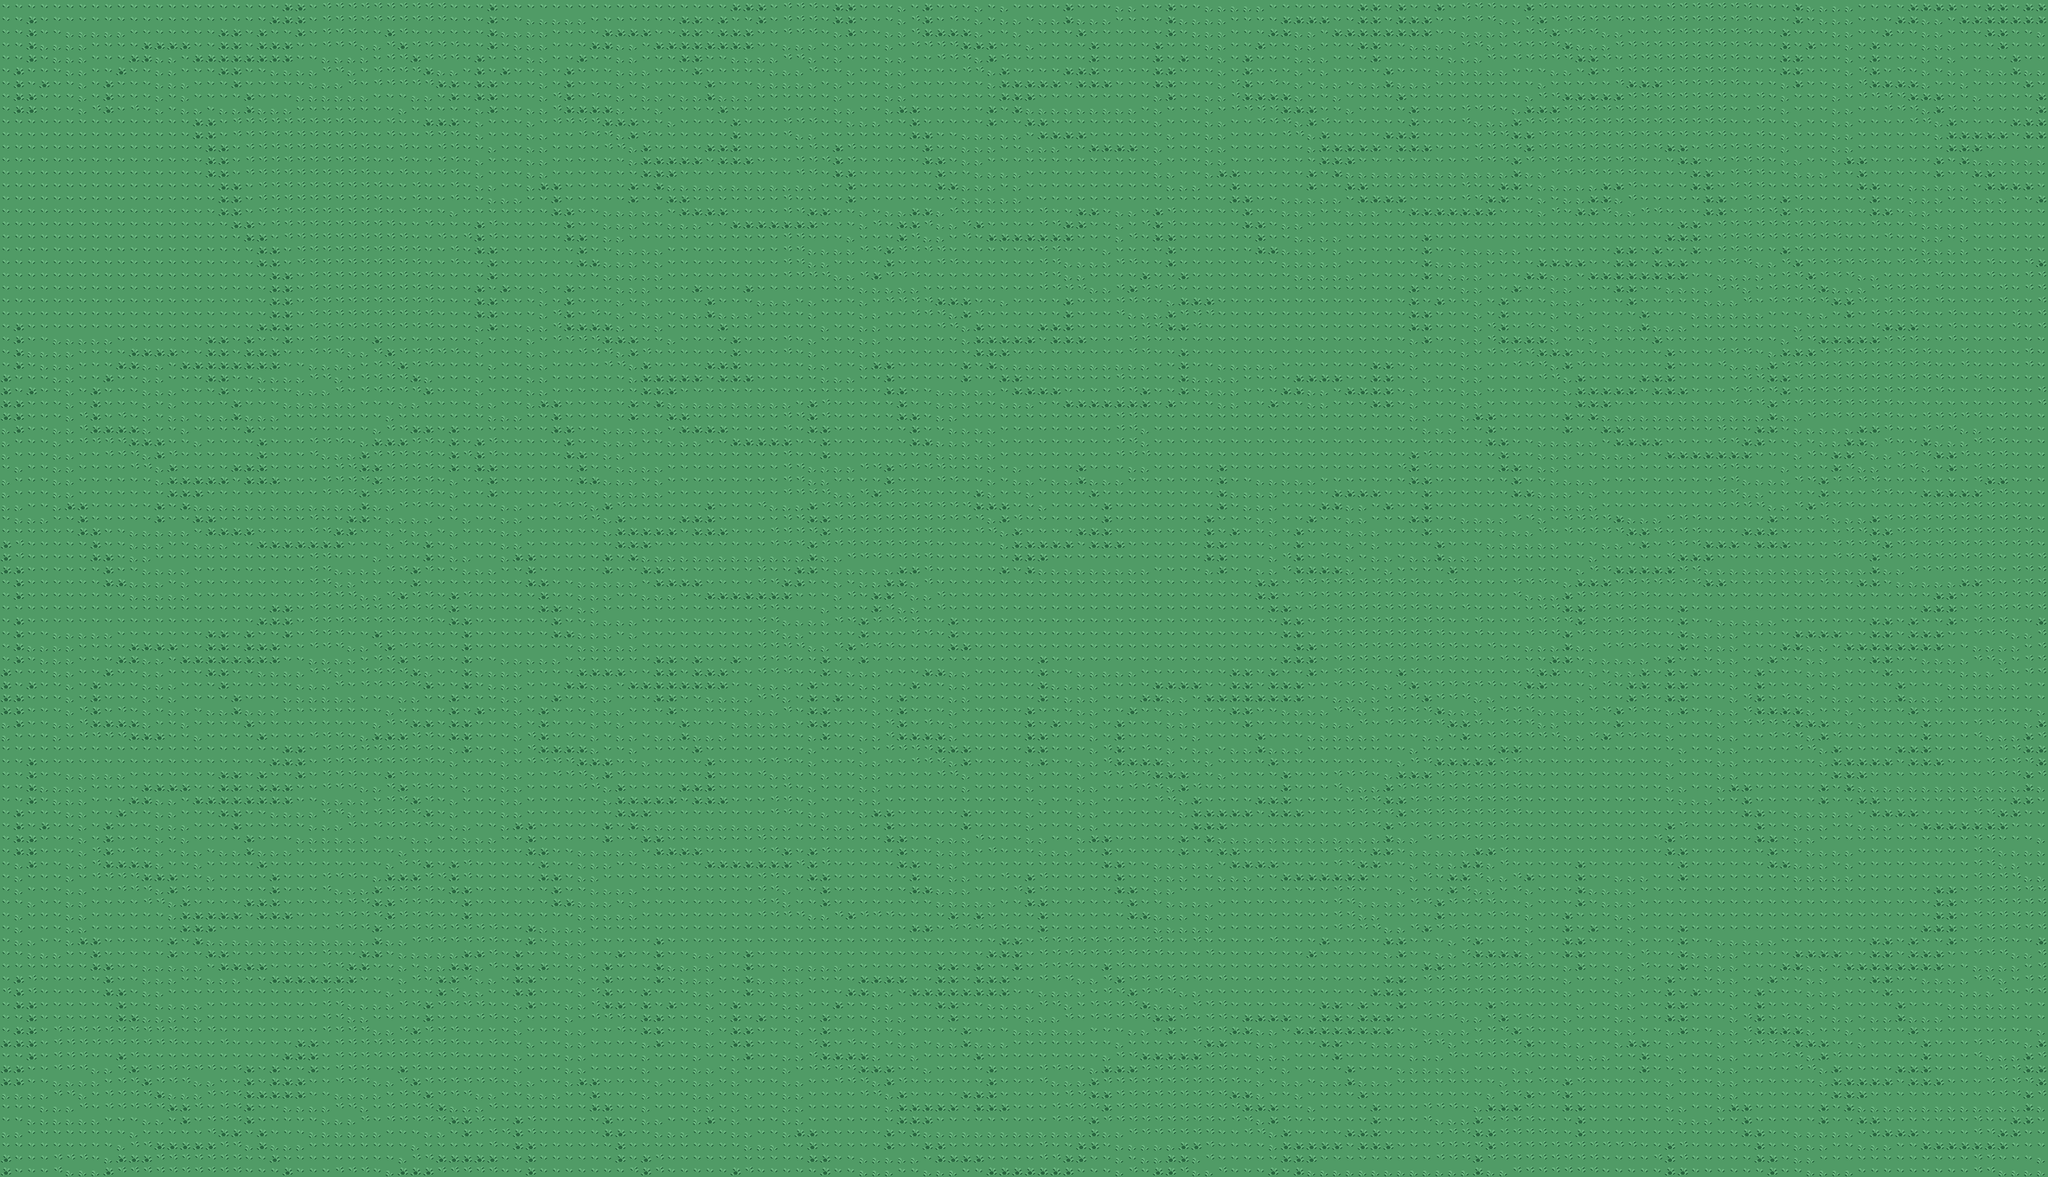

This game map was drawn from its Tiled (.tmx) file and the tilesets committed beside it. A one-line description and the trimmed map source follow:
An orthogonal 160x92 tile map with 16x16 px tiles, 1 tile layer (Tile Layer 1).

<map version="1.10" tiledversion="1.10.2" orientation="orthogonal" renderorder="right-down" width="160" height="92" tilewidth="16" tileheight="16" infinite="0" nextlayerid="2" nextobjectid="1">
 <tileset firstgid="1" name="Tileset" tilewidth="16" tileheight="16" tilecount="4" columns="0" fillmode="preserve-aspect-fit">
  <grid orientation="orthogonal" width="1" height="1" />
  <tile id="0">
   <image width="16" height="16" source="../res/tilesets/grass_001.png" />
  </tile>
  <tile id="1">
   <image width="16" height="16" source="../res/tilesets/grass_002.png" />
  </tile>
  <tile id="2">
   <image width="16" height="16" source="../res/tilesets/grass_003.png" />
  </tile>
  <tile id="3">
   <image width="16" height="16" source="../res/tilesets/grass_004.png" />
  </tile>
 </tileset>
 <layer id="1" name="Tile Layer 1" width="160" height="92">
  <data>[14720 cells, 14720 non-empty, 4 distinct tile ids]</data>
 </layer>
</map>
